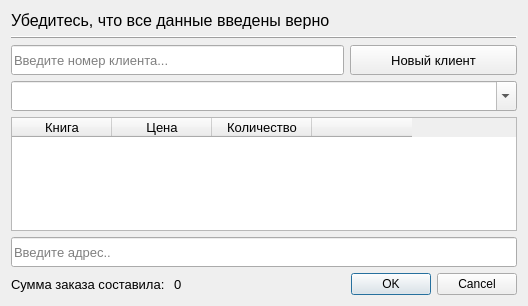
<?xml version="1.0" encoding="UTF-8"?>
<ui version="4.0">
 <class>AddOrderWindow</class>
 <widget class="QDialog" name="AddOrderWindow">
  <property name="enabled">
   <bool>true</bool>
  </property>
  <property name="geometry">
   <rect>
    <x>0</x>
    <y>0</y>
    <width>528</width>
    <height>306</height>
   </rect>
  </property>
  <property name="windowTitle">
   <string>Добавление заказа</string>
  </property>
  <property name="windowIcon">
   <iconset>
    <normaloff>../icons/add.png</normaloff>../icons/add.png</iconset>
  </property>
  <layout class="QGridLayout" name="gridLayout">
   <item row="0" column="1">
    <widget class="QLabel" name="label_2">
     <property name="sizePolicy">
      <sizepolicy hsizetype="Preferred" vsizetype="Fixed">
       <horstretch>0</horstretch>
       <verstretch>0</verstretch>
      </sizepolicy>
     </property>
     <property name="font">
      <font>
       <pointsize>12</pointsize>
      </font>
     </property>
     <property name="text">
      <string>Убедитесь, что все данные введены верно</string>
     </property>
     <property name="textFormat">
      <enum>Qt::AutoText</enum>
     </property>
     <property name="margin">
      <number>0</number>
     </property>
    </widget>
   </item>
   <item row="7" column="1">
    <layout class="QHBoxLayout" name="horizontalLayout_3">
     <item>
      <widget class="QLabel" name="label">
       <property name="font">
        <font>
         <pointsize>10</pointsize>
        </font>
       </property>
       <property name="text">
        <string>Сумма заказа составила: </string>
       </property>
      </widget>
     </item>
     <item>
      <widget class="QLabel" name="sum">
       <property name="font">
        <font>
         <pointsize>10</pointsize>
        </font>
       </property>
       <property name="text">
        <string>0</string>
       </property>
      </widget>
     </item>
     <item>
      <widget class="QDialogButtonBox" name="buttonBox">
       <property name="orientation">
        <enum>Qt::Horizontal</enum>
       </property>
       <property name="standardButtons">
        <set>QDialogButtonBox::Cancel|QDialogButtonBox::Ok</set>
       </property>
       <property name="centerButtons">
        <bool>false</bool>
       </property>
      </widget>
     </item>
    </layout>
   </item>
   <item row="2" column="1">
    <layout class="QHBoxLayout" name="horizontalLayout">
     <item>
      <widget class="QLineEdit" name="lineNumber">
       <property name="sizePolicy">
        <sizepolicy hsizetype="Preferred" vsizetype="Fixed">
         <horstretch>10</horstretch>
         <verstretch>0</verstretch>
        </sizepolicy>
       </property>
       <property name="minimumSize">
        <size>
         <width>0</width>
         <height>30</height>
        </size>
       </property>
       <property name="font">
        <font>
         <pointsize>10</pointsize>
        </font>
       </property>
       <property name="inputMask">
        <string/>
       </property>
       <property name="text">
        <string/>
       </property>
       <property name="maxLength">
        <number>18</number>
       </property>
       <property name="frame">
        <bool>true</bool>
       </property>
       <property name="placeholderText">
        <string>Введите номер клиента...</string>
       </property>
      </widget>
     </item>
     <item>
      <widget class="QPushButton" name="addNewClient">
       <property name="sizePolicy">
        <sizepolicy hsizetype="Preferred" vsizetype="Fixed">
         <horstretch>5</horstretch>
         <verstretch>0</verstretch>
        </sizepolicy>
       </property>
       <property name="minimumSize">
        <size>
         <width>0</width>
         <height>30</height>
        </size>
       </property>
       <property name="font">
        <font>
         <pointsize>10</pointsize>
        </font>
       </property>
       <property name="text">
        <string>Новый клиент</string>
       </property>
      </widget>
     </item>
    </layout>
   </item>
   <item row="5" column="1">
    <layout class="QVBoxLayout" name="verticalLayout_1">
     <item>
      <widget class="QComboBox" name="comboBook">
       <property name="minimumSize">
        <size>
         <width>0</width>
         <height>30</height>
        </size>
       </property>
       <property name="font">
        <font>
         <pointsize>10</pointsize>
        </font>
       </property>
       <property name="editable">
        <bool>true</bool>
       </property>
       <property name="currentText">
        <string/>
       </property>
       <property name="currentIndex">
        <number>-1</number>
       </property>
       <property name="insertPolicy">
        <enum>QComboBox::InsertAtBottom</enum>
       </property>
       <property name="placeholderText">
        <string>Выберите книгу...</string>
       </property>
      </widget>
     </item>
     <item>
      <widget class="QTableWidget" name="tableBookOrder">
       <property name="maximumSize">
        <size>
         <width>16777215</width>
         <height>120</height>
        </size>
       </property>
       <property name="font">
        <font>
         <pointsize>10</pointsize>
        </font>
       </property>
       <column>
        <property name="text">
         <string>Книга</string>
        </property>
       </column>
       <column>
        <property name="text">
         <string>Цена</string>
        </property>
       </column>
       <column>
        <property name="text">
         <string>Количество</string>
        </property>
       </column>
       <column>
        <property name="text">
         <string/>
        </property>
       </column>
      </widget>
     </item>
    </layout>
   </item>
   <item row="6" column="1">
    <layout class="QVBoxLayout" name="verticalLayout_3">
     <item>
      <widget class="QLineEdit" name="lineAddress">
       <property name="minimumSize">
        <size>
         <width>0</width>
         <height>30</height>
        </size>
       </property>
       <property name="font">
        <font>
         <pointsize>10</pointsize>
        </font>
       </property>
       <property name="placeholderText">
        <string>Введите адрес..</string>
       </property>
      </widget>
     </item>
    </layout>
   </item>
   <item row="1" column="1">
    <widget class="Line" name="line">
     <property name="frameShadow">
      <enum>QFrame::Raised</enum>
     </property>
     <property name="orientation">
      <enum>Qt::Horizontal</enum>
     </property>
    </widget>
   </item>
  </layout>
 </widget>
 <resources/>
 <connections>
  <connection>
   <sender>buttonBox</sender>
   <signal>accepted()</signal>
   <receiver>AddOrderWindow</receiver>
   <slot>accept()</slot>
   <hints>
    <hint type="sourcelabel">
     <x>416</x>
     <y>389</y>
    </hint>
    <hint type="destinationlabel">
     <x>157</x>
     <y>274</y>
    </hint>
   </hints>
  </connection>
  <connection>
   <sender>buttonBox</sender>
   <signal>rejected()</signal>
   <receiver>AddOrderWindow</receiver>
   <slot>reject()</slot>
   <hints>
    <hint type="sourcelabel">
     <x>439</x>
     <y>389</y>
    </hint>
    <hint type="destinationlabel">
     <x>286</x>
     <y>274</y>
    </hint>
   </hints>
  </connection>
  <connection>
   <sender>comboBook</sender>
   <signal>currentTextChanged(QString)</signal>
   <receiver>AddOrderWindow</receiver>
   <slot>addBookInOrder(QString)</slot>
   <hints>
    <hint type="sourcelabel">
     <x>234</x>
     <y>109</y>
    </hint>
    <hint type="destinationlabel">
     <x>224</x>
     <y>199</y>
    </hint>
   </hints>
  </connection>
  <connection>
   <sender>addNewClient</sender>
   <signal>clicked()</signal>
   <receiver>AddOrderWindow</receiver>
   <slot>goToAddClient()</slot>
   <hints>
    <hint type="sourcelabel">
     <x>396</x>
     <y>21</y>
    </hint>
    <hint type="destinationlabel">
     <x>224</x>
     <y>199</y>
    </hint>
   </hints>
  </connection>
 </connections>
 <slots>
  <slot>activateClient()</slot>
  <slot>addBookInOrder(QString)</slot>
  <slot>goToAddClient()</slot>
 </slots>
</ui>
